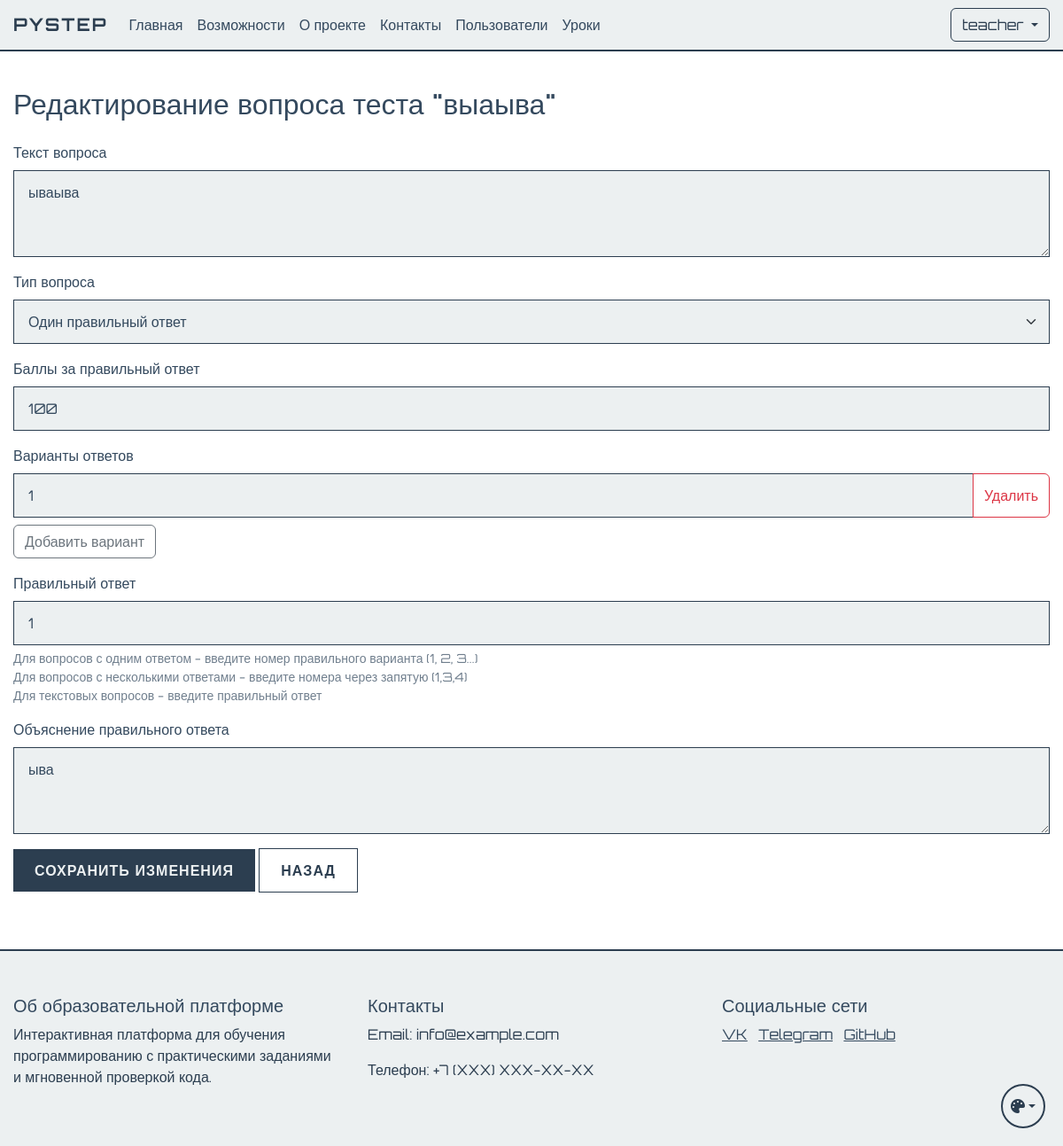
Page /admin/lessons/1/test/questions/1/edit (signed in) on the committed database.
### app.py (models this page shows, shortened)
class User(UserMixin, db.Model):
    id = db.Column(db.Integer, primary_key=True)
    name = db.Column(db.String(100), nullable=False)
    username = db.Column(db.String(80), unique=True, nullable=False)
    email = db.Column(db.String(120), unique=True, nullable=False)
    password_hash = db.Column(db.String(128))
    is_admin = db.Column(db.Boolean, default=False)
    user_type = db.Column(db.String(20), default='student')  # student, teacher, admin
    created_by = db.Column(db.Integer, db.ForeignKey('user.id'), nullable=True)  # ID пользователя, создавшего этого пользователя
    created_at = db.Column(db.DateTime, default=db.func.now())
    last_login = db.Column(db.DateTime)
    is_active = db.Column(db.Boolean, default=True)
    progress = db.relationship('UserProgress', backref='user', lazy=True)
    ratings = db.relationship('UserRating', backref='user', lazy=True)
    created_users = db.relationship('User', backref=db.backref('creator', remote_side=[id]))

class TheoryTest(db.Model):
    id = db.Column(db.Integer, primary_key=True)
    lesson_id = db.Column(db.Integer, db.ForeignKey('lesson.id'), nullable=False)
    title = db.Column(db.String(200), nullable=False)
    description = db.Column(db.Text)
    max_score = db.Column(db.Integer, default=100)
    time_limit = db.Column(db.Integer)  # Время на прохождение в минутах
    questions = db.relationship('TestQuestion', backref='test', lazy=True)
    created_at = db.Column(db.DateTime, default=db.func.now())
    updated_at = db.Column(db.DateTime, default=db.func.now(), onupdate=db.func.now())
    is_active = db.Column(db.Boolean, default=True)
    required_score = db.Column(db.Integer, default=70)  # Минимальный балл для прохождения

class TestQuestion(db.Model):
    id = db.Column(db.Integer, primary_key=True)
    test_id = db.Column(db.Integer, db.ForeignKey('theory_test.id'), nullable=False)
    question_text = db.Column(db.Text, nullable=False)
    question_type = db.Column(db.String(20), nullable=False)  # single_choice, multiple_choice, text
    correct_answer = db.Column(db.String(200), nullable=False)
    options = db.Column(db.JSON)  # Список вариантов ответов
    points = db.Column(db.Integer, default=1)  # Баллы за правильный ответ
    explanation = db.Column(db.Text)  # Объяснение правильного ответа
    created_at = db.Column(db.DateTime, default=db.func.now())
    updated_at = db.Column(db.DateTime, default=db.func.now(), onupdate=db.func.now())

### app.py (the view, shortened to what this page needs)
@app.route('/admin/lessons/<int:lesson_id>/test/questions/<int:question_id>/edit', methods=['GET', 'POST'])
@login_required
def edit_test_question(lesson_id, question_id):
    if not current_user.is_admin:
        abort(403)
    lesson = Lesson.query.get_or_404(lesson_id)
    test = TheoryTest.query.filter_by(lesson_id=lesson_id).first()
    question = TestQuestion.query.get_or_404(question_id)
    return render_template('edit_test_question.html', lesson=lesson, test=test, question=question)

### app.py (called while the page is built)
@login_manager.user_loader
def load_user(user_id):
    return db.session.get(User, int(user_id))

### templates/edit_test_question.html (shortened to what this page needs)
{% extends "base.html" %}
{% block content %}
<div class="container mt-4">
    <h2>Редактирование вопроса теста "{{ test.title }}"</h2>
    <form method="POST" class="mt-4">
        <div class="mb-3">
            <label for="question_text" class="form-label">Текст вопроса</label>
            <textarea class="form-control" id="question_text" name="question_text" rows="3" required>{{ question.question_text }}</textarea>
        </div>
        <div class="mb-3">
            <label for="question_type" class="form-label">Тип вопроса</label>
            <select class="form-select" id="question_type" name="question_type" required>
                <option value="single_choice" {% if question.question_type == 'single_choice' %}selected{% endif %}>Один правильный ответ</option>
            </select>
        </div>
        <div class="mb-3">
            <label for="points" class="form-label">Баллы за правильный ответ</label>
            <input type="number" class="form-control" id="points" name="points" value="{{ question.points }}" min="1" required>
        </div>
        <div id="options-container" class="mb-3">
            <label class="form-label">Варианты ответов</label>
            {% for option in question.options %}
            <div class="input-group mb-2">
                <input type="text" class="form-control" name="options[]" value="{{ option }}" placeholder="Вариант ответа">
                <button type="button" class="btn btn-outline-danger" onclick="this.parentElement.remove()">Удалить</button>
            </div>
            {% endfor %}
            <button type="button" class="btn btn-outline-secondary" onclick="addOption()">Добавить вариант</button>
        </div>
        <div class="mb-3">
            <label for="correct_answer" class="form-label">Правильный ответ</label>
            <input type="text" class="form-control" id="correct_answer" name="correct_answer" value="{{ question.correct_answer }}" required>
            <div class="form-text">
                Для вопросов с одним ответом - введите номер правильного варианта (1, 2, 3...)<br>
                Для вопросов с несколькими ответами - введите номера через запятую (1,3,4)<br>
                Для текстовых вопросов - введите правильный ответ
            </div>
        </div>
        <div class="mb-3">
            <label for="explanation" class="form-label">Объяснение правильного ответа</label>
            <textarea class="form-control" id="explanation" name="explanation" rows="3">{{ question.explanation }}</textarea>
        </div>
        <div class="mb-3">
            <button type="submit" class="btn btn-primary">Сохранить изменения</button>
            <a href="{{ url_for('edit_theory_test', lesson_id=lesson.id) }}" class="btn btn-secondary">
                 Назад
            </a>
        </div>
    </form>
</div>
{% endblock %}

### templates/base.html (shortened to what this page needs)
<!DOCTYPE html>
<html lang="ru">
<head>
    <link href="https://cdn.jsdelivr.net/npm/bootstrap@5.3.0/dist/css/bootstrap.min.css" rel="stylesheet">
    <link href="{{ url_for('static', filename='css/themes.css') }}" rel="stylesheet">
    <link href="{{ url_for('static', filename='css/base.css') }}" rel="stylesheet">
    <link href="{{ url_for('static', filename='css/components.css') }}" rel="stylesheet">
    <link href="{{ url_for('static', filename='css/forms.css') }}" rel="stylesheet">
    <link href="{{ url_for('static', filename='css/tables.css') }}" rel="stylesheet">
    <link href="{{ url_for('static', filename='css/layout.css') }}" rel="stylesheet">
</head>
<body>
    <nav class="navbar navbar-expand-lg navbar-dark">
        <div class="container">
            <a class="navbar-brand" href="{{ url_for('index') }}">PyStep</a>
            <div class="collapse navbar-collapse" id="navbarNav">
                <ul class="navbar-nav me-auto">
                    <li class="nav-item">
                        <a class="nav-link" href="{{ url_for('index') }}">Главная</a>
                    </li>
                    <li class="nav-item">
                        <a class="nav-link" href="/#features">Возможности</a>
                    </li>
                    <li class="nav-item">
                        <a class="nav-link" href="/#about">О проекте</a>
                    </li>
                    <li class="nav-item">
                        <a class="nav-link" href="/#contact">Контакты</a>
                    </li>
                    {% if current_user.is_admin %}
                    <li class="nav-item">
                            <a class="nav-link" href="{{ url_for('user_list') }}">Пользователи</a>
                    </li>
                    <li class="nav-item">
                            <a class="nav-link" href="{{ url_for('lesson_list') }}">Уроки</a>
                    </li>
                    {% endif %}
                </ul>
                <div class="d-flex">
                    {% if current_user.is_authenticated %}
                        <div class="dropdown">
                            <button class="btn btn-outline-light dropdown-toggle" type="button" id="userMenu" data-bs-toggle="dropdown">
                                {{ current_user.username }}
                            </button>
                        </div>
                    {% else %}
                        <a href="{{ url_for('login') }}" class="btn btn-outline-light me-2">Войти</a>
                    {% endif %}
                </div>
            </div>
        </div>
    </nav>
    {% block content %}{% endblock %}
    <footer class="footer mt-5">
        <div class="container">
            <div class="row">
                <div class="col-md-4">
                    <h5>Об образовательной платформе</h5>
                    <p>Интерактивная платформа для обучения программированию с практическими заданиями и мгновенной проверкой кода.</p>
                </div>
                <div class="col-md-4">
                    <h5>Контакты</h5>
                    <p>Email: info@example.com</p>
                    <p>Телефон: +7 (XXX) XXX-XX-XX</p>
                </div>
                <div class="col-md-4">
                    <h5>Социальные сети</h5>
                    <a href="#" class="text-white me-2">VK</a>
                    <a href="#" class="text-white me-2">Telegram</a>
                    <a href="#" class="text-white">GitHub</a>
                </div>
            </div>
        </div>
    </footer>
    <div class="theme-switch">
        <button class="btn dropdown-toggle" type="button" id="themeDropdown" data-bs-toggle="dropdown" aria-expanded="false">
            <i class="fa-solid fa-palette"></i>
        </button>
    </div>
    <link rel="stylesheet" href="https://cdnjs.cloudflare.com/ajax/libs/font-awesome/6.5.1/css/all.min.css">
</body>
</html>

### static/css/themes.css (style rules this page uses)
:root[data-theme="classic"] { --cyber-primary: #2c3e50; --cyber-secondary: #34495e; --cyber-dark: #ecf0f1; --cyber-bg: #ffffff; --cyber-text: #2c3e50; --cyber-text-light: #34495e; --cyber-text-muted: #7f8c8d; --cyber-card-bg: #ecf0f1; --cyber-text-dark: #2c3e50; --cyber-info: #3498db; }

### static/css/base.css (style rules this page uses)
body { font-family: 'Orbitron', sans-serif; background-color: var(--cyber-bg); color: var(--cyber-text); min-height: 100vh; display: flex; flex-direction: column; opacity: 0; transition: opacity 0.3s ease; }
body.theme-loaded { opacity: 1; }
h1, h2, h3, h4, h5, h6 { color: var(--cyber-text-light); }
p { color: var(--cyber-text); }
.text-white { color: var(--cyber-text-light) !important; }
.navbar { background-color: var(--cyber-dark) !important; border-bottom: 2px solid var(--cyber-primary); }
.navbar-brand { color: var(--cyber-primary) !important; font-weight: 700; text-transform: uppercase; letter-spacing: 2px; }
.nav-link { color: var(--cyber-text-light) !important; transition: all 0.3s ease; }
.footer { background-color: var(--cyber-dark); border-top: 2px solid var(--cyber-primary); color: var(--cyber-text-light); padding: 50px 0; margin-top: auto; }

### static/css/components.css (style rules this page uses)
.btn-outline-light { border-color: var(--cyber-primary); color: var(--cyber-primary); transition: all 0.3s ease; }

### static/css/forms.css (style rules this page uses)
.form-control { background-color: var(--cyber-card-bg); border: 1px solid var(--cyber-primary); color: var(--cyber-text-light); border-radius: 0; padding: 0.75rem 1rem; transition: all 0.3s ease; }
.form-label { color: var(--cyber-text-light); font-weight: 500; margin-bottom: 0.5rem; }
.form-text { color: var(--cyber-text-muted); }
.form-select { background-color: var(--cyber-card-bg); border: 1px solid var(--cyber-primary); color: var(--cyber-text-light); }

### static/css/layout.css (style rules this page uses)
.container { max-width: 1200px; margin: 0 auto; padding: 0 15px; }
.row { margin: 0 -15px; }
.col, [class*="col-"] { padding: 0 15px; }
.mt-4 { margin-top: 1.5rem; }
.mt-5 { margin-top: 3rem; }
.mb-2 { margin-bottom: 0.5rem; }
.mb-3 { margin-bottom: 1rem; }
.d-flex { display: flex; }

### rows in the picture
User: username "teacher"
TheoryTest: title "выаыва"
TestQuestion: question_text "ываыва", question_type "Один правильный ответ", points "100", correct_answer "1", explanation "ыва"
